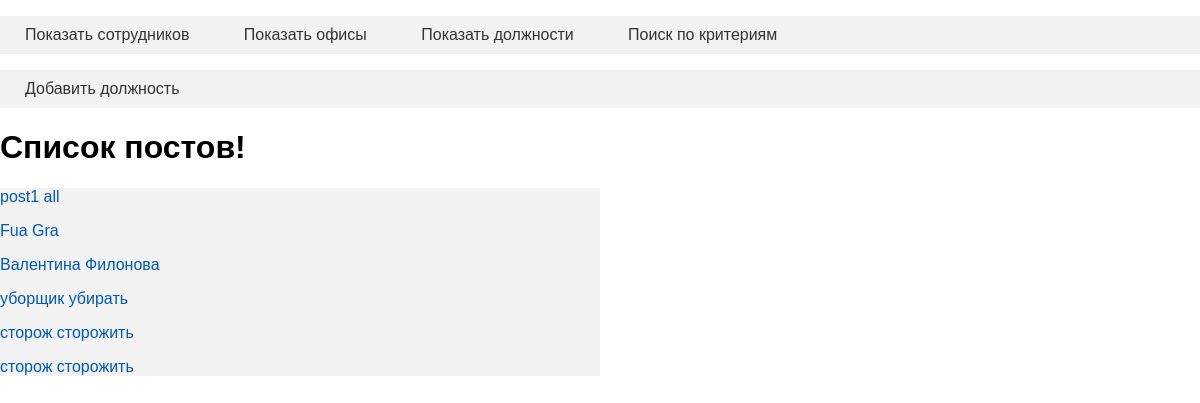
Screenshot of /posts_2/3 with the database file from the repository.
### tables this page shows
CREATE TABLE post (
code integer PRIMARY KEY AUTOINCREMENT,
title text,
Duties text
);

CREATE TABLE employee (
id integer PRIMARY KEY AUTOINCREMENT,
name text NOT NULL,
surname text NOT NULL,
email text,
home_address text,
date_of_last_changes date
);

### app.py (the view)
@app.route("/posts_2/<id>", methods=["POST", "GET"])
def show_posts_2(id):
    db = get_db()
    dbase = FDataBase(db)
    posts = dbase.get_all_posts()
    records = dbase.get_records_by_post(id)
    if not records:
        return render_template('posts.html', posts=posts)
    empl = []
    for r in records:
        res = dbase.get_employee(r[0])
        if res:
            empl.append(res)
    return render_template('posts_2.html', code=records[0][1], empl=empl, posts=posts)

### FDataBase.py (called while the page is built)
    def get_employee(self, id):
        print("get_employee")
        print(id)
        try:
            self.__cur.execute(
                f"SELECT * FROM employee where id == :id", (id,))
            res = self.__cur.fetchone()
            if res:
                return res
        except sqlite3.Error as e:
            print("Ошибка получения из БД" + str(e))
        return False

    def get_all_posts(self):
        try:
            self.__cur.execute(
                f"SELECT * FROM post")
            res = self.__cur.fetchall()
            if res:
                return res
        except sqlite3.Error as e:
            print("Ошибка получения из БД" + str(e))
        return False

    def get_records_by_post(self, id):
        print(id)
        try:
            self.__cur.execute(
                f"SELECT * FROM work_record where post_code==:id", (id,))
            res = self.__cur.fetchall()
            print(len(res))
            if res:
                return res
        except sqlite3.Error as e:
            print("Ошибка получения из БД" + str(e))
        return False

### app.py (called while the page is built)
def connect_db():
    conn = sqlite3.connect(app.config['DATABASE'])
    conn.row_factory = sqlite3.Row
    return conn

def get_db():
    if not hasattr(g, 'link_db'):
        g.link_db = connect_db()
    return g.link_db

### templates/posts_2.html
{% extends 'menu.html' %}
{% block content %}
{{ super() }}
<ul class="mainmenu">
    <li><a href="{{url_for('add_post')}}">Добавить должность</a></li>
</ul>
<h1>Список постов!</h1>
<div class="lists">
    {% for p in posts %}
    <p class="title"><a href="{{ url_for('show_posts_2', id=p.code)}}">{{p.title}} {{p.Duties}}</a>
    </p>
    {% if code == p.code%}
    <div>
        {% for e in empl %}
        <p><a href="{{ url_for('show_employee', empl_id=e.id)}}">{{e.name}} {{e.surname}}</a></p>
        {% endfor %}
    </div>
    {%endif%}
    {% endfor %}
</div>
{% endblock%}

### static/style.css (style rules this page uses)
html, body { font-family: 'Arial'; margin: 0; padding: 0; height: 100%; width: 100%; }
a { color: #0059b2; text-decoration: none; }
ul.mainmenu { padding: 0; list-style: none; background: #f2f2f2; }
ul.mainmenu li { display: inline-block; }
ul.mainmenu li a { display: block; padding: 10px 25px; color: #333; text-decoration: none; }
div.lists { background-color: #f2f2f2; width: 50%; }

### rows the page displays
post: title "post1", Duties "all"
employee: name "Fua", surname "Gra"
employee: name "Валентина", surname "Филонова"
post: title "уборщик", Duties "убирать"
post: title "сторож", Duties "сторожить"
post: title "сторож", Duties "сторожить"
